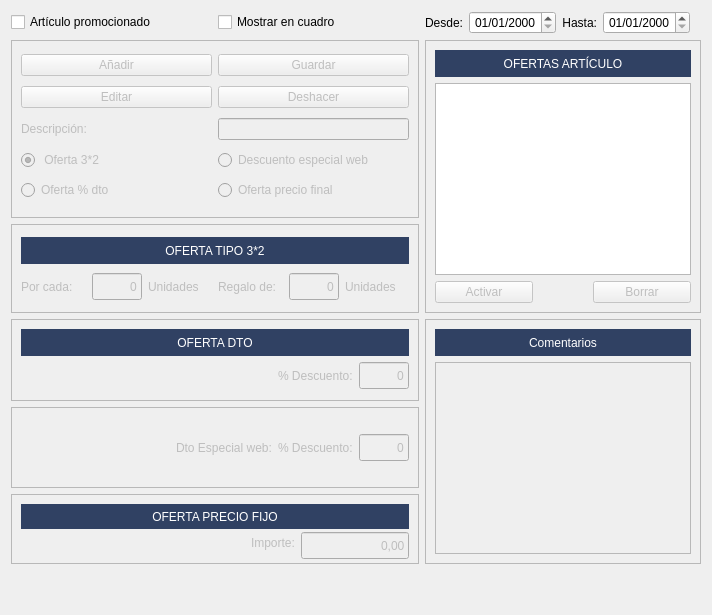
         <widget class="QWidget" name="tab_promociones">
          <attribute name="title">
           <string>Promociones artículo</string>
          </attribute>
          <layout class="QGridLayout" name="gridLayout_39">
           <item row="0" column="0">
            <widget class="QCheckBox" name="chkArticulo_promocionado">
             <property name="text">
              <string>Artículo promocionado</string>
             </property>
            </widget>
           </item>
           <item row="6" column="0" colspan="2">
            <widget class="QFrame" name="frame_pvp_fijo">
             <property name="enabled">
              <bool>false</bool>
             </property>
             <property name="maximumSize">
              <size>
               <width>16777215</width>
               <height>70</height>
              </size>
             </property>
             <property name="frameShape">
              <enum>QFrame::StyledPanel</enum>
             </property>
             <property name="frameShadow">
              <enum>QFrame::Raised</enum>
             </property>
             <layout class="QGridLayout" name="gridLayout_26">
              <item row="0" column="0" colspan="3">
               <widget class="QLabel" name="label_63">
                <property name="minimumSize">
                 <size>
                  <width>0</width>
                  <height>25</height>
                 </size>
                </property>
                <property name="maximumSize">
                 <size>
                  <width>16777215</width>
                  <height>27</height>
                 </size>
                </property>
                <property name="styleSheet">
                 <string notr="true">background-color: #304163;
color: rgb(255, 255, 255);</string>
                </property>
                <property name="text">
                 <string>OFERTA PRECIO FIJO</string>
                </property>
                <property name="alignment">
                 <set>Qt::AlignCenter</set>
                </property>
               </widget>
              </item>
              <item row="1" column="0">
               <spacer name="horizontalSpacer_7">
                <property name="orientation">
                 <enum>Qt::Horizontal</enum>
                </property>
                <property name="sizeHint" stdset="0">
                 <size>
                  <width>224</width>
                  <height>20</height>
                 </size>
                </property>
               </spacer>
              </item>
              <item row="1" column="1">
               <widget class="QLabel" name="lbl_oferta_importe">
                <property name="text">
                 <string>Importe:</string>
                </property>
               </widget>
              </item>
              <item row="1" column="2">
               <widget class="QLineEdit" name="txtoferta_pvp_fijo">
                <property name="minimumSize">
                 <size>
                  <width>0</width>
                  <height>27</height>
                 </size>
                </property>
                <property name="maximumSize">
                 <size>
                  <width>110</width>
                  <height>27</height>
                 </size>
                </property>
                <property name="text">
                 <string>0,00</string>
                </property>
                <property name="alignment">
                 <set>Qt::AlignRight|Qt::AlignTrailing|Qt::AlignVCenter</set>
                </property>
               </widget>
              </item>
             </layout>
            </widget>
           </item>
           <item row="3" column="0" colspan="2">
            <widget class="QFrame" name="frame_tipo_32">
             <property name="enabled">
              <bool>false</bool>
             </property>
             <property name="frameShape">
              <enum>QFrame::StyledPanel</enum>
             </property>
             <property name="frameShadow">
              <enum>QFrame::Raised</enum>
             </property>
             <layout class="QGridLayout" name="gridLayout_24">
              <item row="1" column="0">
               <widget class="QLabel" name="lbl_por_cada">
                <property name="enabled">
                 <bool>false</bool>
                </property>
                <property name="maximumSize">
                 <size>
                  <width>16777215</width>
                  <height>27</height>
                 </size>
                </property>
                <property name="text">
                 <string>Por cada: </string>
                </property>
               </widget>
              </item>
              <item row="1" column="1">
               <widget class="QLineEdit" name="txtOferta_por_cada">
                <property name="enabled">
                 <bool>false</bool>
                </property>
                <property name="minimumSize">
                 <size>
                  <width>0</width>
                  <height>27</height>
                 </size>
                </property>
                <property name="maximumSize">
                 <size>
                  <width>50</width>
                  <height>27</height>
                 </size>
                </property>
                <property name="text">
                 <string>0</string>
                </property>
                <property name="alignment">
                 <set>Qt::AlignRight|Qt::AlignTrailing|Qt::AlignVCenter</set>
                </property>
               </widget>
              </item>
              <item row="1" column="2">
               <widget class="QLabel" name="lbl_unidades">
                <property name="enabled">
                 <bool>false</bool>
                </property>
                <property name="maximumSize">
                 <size>
                  <width>16777215</width>
                  <height>27</height>
                 </size>
                </property>
                <property name="text">
                 <string>Unidades</string>
                </property>
               </widget>
              </item>
              <item row="1" column="3">
               <widget class="QLabel" name="lbl_regalo_de">
                <property name="enabled">
                 <bool>false</bool>
                </property>
                <property name="maximumSize">
                 <size>
                  <width>16777215</width>
                  <height>27</height>
                 </size>
                </property>
                <property name="text">
                 <string>Regalo de:</string>
                </property>
               </widget>
              </item>
              <item row="1" column="4">
               <widget class="QLineEdit" name="txtOfertaregalo_de">
                <property name="enabled">
                 <bool>false</bool>
                </property>
                <property name="minimumSize">
                 <size>
                  <width>0</width>
                  <height>27</height>
                 </size>
                </property>
                <property name="maximumSize">
                 <size>
                  <width>50</width>
                  <height>27</height>
                 </size>
                </property>
                <property name="text">
                 <string>0</string>
                </property>
                <property name="alignment">
                 <set>Qt::AlignRight|Qt::AlignTrailing|Qt::AlignVCenter</set>
                </property>
               </widget>
              </item>
              <item row="1" column="5">
               <widget class="QLabel" name="lbl_unidades_2">
                <property name="enabled">
                 <bool>false</bool>
                </property>
                <property name="maximumSize">
                 <size>
                  <width>16777215</width>
                  <height>27</height>
                 </size>
                </property>
                <property name="text">
                 <string>Unidades</string>
                </property>
               </widget>
              </item>
              <item row="0" column="0" colspan="6">
               <widget class="QLabel" name="label_57">
                <property name="enabled">
                 <bool>false</bool>
                </property>
                <property name="minimumSize">
                 <size>
                  <width>0</width>
                  <height>27</height>
                 </size>
                </property>
                <property name="maximumSize">
                 <size>
                  <width>16777215</width>
                  <height>27</height>
                 </size>
                </property>
                <property name="styleSheet">
                 <string notr="true">background-color: #304163;
color: rgb(255, 255, 255);</string>
                </property>
                <property name="text">
                 <string>OFERTA TIPO 3*2</string>
                </property>
                <property name="alignment">
                 <set>Qt::AlignCenter</set>
                </property>
               </widget>
              </item>
             </layout>
            </widget>
           </item>
           <item row="0" column="5">
            <widget class="QDateEdit" name="txtOferta_Fecha_fin">
             <property name="alignment">
              <set>Qt::AlignRight|Qt::AlignTrailing|Qt::AlignVCenter</set>
             </property>
             <property name="displayFormat">
              <string>dd/MM/yyyy</string>
             </property>
            </widget>
           </item>
           <item row="7" column="0">
            <spacer name="verticalSpacer_3">
             <property name="orientation">
              <enum>Qt::Vertical</enum>
             </property>
             <property name="sizeHint" stdset="0">
              <size>
               <width>20</width>
               <height>40</height>
              </size>
             </property>
            </spacer>
           </item>
           <item row="0" column="3">
            <widget class="QDateEdit" name="txtOferta_Fecha_ini">
             <property name="alignment">
              <set>Qt::AlignRight|Qt::AlignTrailing|Qt::AlignVCenter</set>
             </property>
             <property name="displayFormat">
              <string>dd/MM/yyyy</string>
             </property>
            </widget>
           </item>
           <item row="4" column="0" colspan="2">
            <widget class="QFrame" name="frame_dto">
             <property name="enabled">
              <bool>false</bool>
             </property>
             <property name="frameShape">
              <enum>QFrame::StyledPanel</enum>
             </property>
             <property name="frameShadow">
              <enum>QFrame::Raised</enum>
             </property>
             <layout class="QGridLayout" name="gridLayout_25">
              <item row="0" column="0" colspan="3">
               <widget class="QLabel" name="label_61">
                <property name="minimumSize">
                 <size>
                  <width>0</width>
                  <height>27</height>
                 </size>
                </property>
                <property name="maximumSize">
                 <size>
                  <width>16777215</width>
                  <height>27</height>
                 </size>
                </property>
                <property name="styleSheet">
                 <string notr="true">background-color: #304163;
color: rgb(255, 255, 255);</string>
                </property>
                <property name="text">
                 <string>OFERTA DTO</string>
                </property>
                <property name="alignment">
                 <set>Qt::AlignCenter</set>
                </property>
               </widget>
              </item>
              <item row="1" column="0">
               <spacer name="horizontalSpacer_5">
                <property name="orientation">
                 <enum>Qt::Horizontal</enum>
                </property>
                <property name="sizeHint" stdset="0">
                 <size>
                  <width>249</width>
                  <height>20</height>
                 </size>
                </property>
               </spacer>
              </item>
              <item row="1" column="1">
               <widget class="QLabel" name="lbl_oferta_dto">
                <property name="text">
                 <string>% Descuento:</string>
                </property>
               </widget>
              </item>
              <item row="1" column="2">
               <widget class="QLineEdit" name="txtOfertaDtoOferta">
                <property name="minimumSize">
                 <size>
                  <width>0</width>
                  <height>27</height>
                 </size>
                </property>
                <property name="maximumSize">
                 <size>
                  <width>50</width>
                  <height>27</height>
                 </size>
                </property>
                <property name="text">
                 <string>0</string>
                </property>
                <property name="alignment">
                 <set>Qt::AlignRight|Qt::AlignTrailing|Qt::AlignVCenter</set>
                </property>
               </widget>
              </item>
             </layout>
            </widget>
           </item>
           <item row="5" column="0" colspan="2">
            <widget class="QFrame" name="frame_ofertaweb">
             <property name="enabled">
              <bool>false</bool>
             </property>
             <property name="minimumSize">
              <size>
               <width>0</width>
               <height>49</height>
              </size>
             </property>
             <property name="frameShape">
              <enum>QFrame::StyledPanel</enum>
             </property>
             <property name="frameShadow">
              <enum>QFrame::Raised</enum>
             </property>
             <layout class="QHBoxLayout" name="horizontalLayout">
              <item>
               <spacer name="horizontalSpacer_8">
                <property name="orientation">
                 <enum>Qt::Horizontal</enum>
                </property>
                <property name="sizeHint" stdset="0">
                 <size>
                  <width>40</width>
                  <height>20</height>
                 </size>
                </property>
               </spacer>
              </item>
              <item>
               <widget class="QLabel" name="lbl_dto_web">
                <property name="text">
                 <string>Dto Especial web:</string>
                </property>
               </widget>
              </item>
              <item>
               <widget class="QLabel" name="lbl_dto_web2">
                <property name="text">
                 <string>% Descuento:</string>
                </property>
               </widget>
              </item>
              <item>
               <widget class="QLineEdit" name="txtOferta_dto_web">
                <property name="minimumSize">
                 <size>
                  <width>0</width>
                  <height>27</height>
                 </size>
                </property>
                <property name="maximumSize">
                 <size>
                  <width>50</width>
                  <height>27</height>
                 </size>
                </property>
                <property name="text">
                 <string>0</string>
                </property>
                <property name="alignment">
                 <set>Qt::AlignRight|Qt::AlignTrailing|Qt::AlignVCenter</set>
                </property>
               </widget>
              </item>
             </layout>
            </widget>
           </item>
           <item row="0" column="4">
            <widget class="QLabel" name="label_68">
             <property name="text">
              <string>Hasta:</string>
             </property>
             <property name="alignment">
              <set>Qt::AlignRight|Qt::AlignTrailing|Qt::AlignVCenter</set>
             </property>
            </widget>
           </item>
           <item row="0" column="2">
            <widget class="QLabel" name="label_21">
             <property name="text">
              <string>Desde:</string>
             </property>
             <property name="alignment">
              <set>Qt::AlignRight|Qt::AlignTrailing|Qt::AlignVCenter</set>
             </property>
            </widget>
           </item>
           <item row="0" column="1">
            <widget class="QCheckBox" name="chkMostrar_en_cuadro">
             <property name="text">
              <string>Mostrar en cuadro</string>
             </property>
            </widget>
           </item>
           <item row="1" column="0" rowspan="2" colspan="2">
            <widget class="QFrame" name="framePromocion">
             <property name="enabled">
              <bool>false</bool>
             </property>
             <property name="frameShape">
              <enum>QFrame::StyledPanel</enum>
             </property>
             <property name="frameShadow">
              <enum>QFrame::Raised</enum>
             </property>
             <layout class="QGridLayout" name="gridLayout_34">
              <item row="3" column="0">
               <widget class="QLabel" name="lblDescripcion_oferta">
                <property name="enabled">
                 <bool>false</bool>
                </property>
                <property name="text">
                 <string>Descripción:</string>
                </property>
               </widget>
              </item>
              <item row="3" column="1">
               <widget class="QLineEdit" name="txtOferta_Descripcion_promocion">
                <property name="enabled">
                 <bool>false</bool>
                </property>
                <property name="mandatoryField" stdset="0">
                 <bool>false</bool>
                </property>
               </widget>
              </item>
              <item row="0" column="0">
               <widget class="QPushButton" name="btnAnadir_oferta">
                <property name="enabled">
                 <bool>false</bool>
                </property>
                <property name="sizePolicy">
                 <sizepolicy hsizetype="Expanding" vsizetype="Fixed">
                  <horstretch>0</horstretch>
                  <verstretch>0</verstretch>
                 </sizepolicy>
                </property>
                <property name="text">
                 <string>Añadir</string>
                </property>
                <property name="icon">
                 <iconset resource="../maya.qrc">
                  <normaloff>:/Icons/PNG/add.png</normaloff>:/Icons/PNG/add.png</iconset>
                </property>
               </widget>
              </item>
              <item row="1" column="0">
               <widget class="QPushButton" name="btnEditarOferta">
                <property name="enabled">
                 <bool>false</bool>
                </property>
                <property name="sizePolicy">
                 <sizepolicy hsizetype="Expanding" vsizetype="Fixed">
                  <horstretch>0</horstretch>
                  <verstretch>0</verstretch>
                 </sizepolicy>
                </property>
                <property name="text">
                 <string>Editar</string>
                </property>
                <property name="icon">
                 <iconset resource="../maya.qrc">
                  <normaloff>:/Icons/PNG/edit.png</normaloff>:/Icons/PNG/edit.png</iconset>
                </property>
               </widget>
              </item>
              <item row="0" column="1">
               <widget class="QPushButton" name="btnguardar_oferta">
                <property name="enabled">
                 <bool>false</bool>
                </property>
                <property name="text">
                 <string>Guardar</string>
                </property>
                <property name="icon">
                 <iconset resource="../maya.qrc">
                  <normaloff>:/Icons/PNG/Save.png</normaloff>:/Icons/PNG/Save.png</iconset>
                </property>
               </widget>
              </item>
              <item row="1" column="1">
               <widget class="QPushButton" name="btnDeshacer_oferta">
                <property name="enabled">
                 <bool>false</bool>
                </property>
                <property name="text">
                 <string>Deshacer</string>
                </property>
                <property name="icon">
                 <iconset resource="../maya.qrc">
                  <normaloff>:/Icons/PNG/undo.png</normaloff>:/Icons/PNG/undo.png</iconset>
                </property>
               </widget>
              </item>
              <item row="4" column="0">
               <widget class="QRadioButton" name="chkOferta_32">
                <property name="styleSheet">
                 <string notr="true"/>
                </property>
                <property name="text">
                 <string> Oferta 3*2</string>
                </property>
                <property name="checkable">
                 <bool>true</bool>
                </property>
                <property name="checked">
                 <bool>true</bool>
                </property>
               </widget>
              </item>
              <item row="4" column="1">
               <widget class="QRadioButton" name="chkOferta_web">
                <property name="styleSheet">
                 <string notr="true"/>
                </property>
                <property name="text">
                 <string>Descuento especial web</string>
                </property>
               </widget>
              </item>
              <item row="5" column="0">
               <widget class="QRadioButton" name="chkOferta_dto">
                <property name="enabled">
                 <bool>false</bool>
                </property>
                <property name="styleSheet">
                 <string notr="true"/>
                </property>
                <property name="text">
                 <string>Oferta % dto</string>
                </property>
                <property name="checked">
                 <bool>false</bool>
                </property>
               </widget>
              </item>
              <item row="5" column="1">
               <widget class="QRadioButton" name="chkOferta_pvp">
                <property name="styleSheet">
                 <string notr="true"/>
                </property>
                <property name="text">
                 <string>Oferta precio final</string>
                </property>
               </widget>
              </item>
             </layout>
            </widget>
           </item>
           <item row="4" column="2" rowspan="3" colspan="5">
            <widget class="QFrame" name="frame_comentarios">
             <property name="enabled">
              <bool>false</bool>
             </property>
             <property name="frameShape">
              <enum>QFrame::StyledPanel</enum>
             </property>
             <property name="frameShadow">
              <enum>QFrame::Raised</enum>
             </property>
             <layout class="QGridLayout" name="gridLayout_27">
              <item row="2" column="0">
               <widget class="QTextEdit" name="txtOferta_comentarios_promocion"/>
              </item>
              <item row="1" column="0">
               <widget class="QLabel" name="label_65">
                <property name="minimumSize">
                 <size>
                  <width>0</width>
                  <height>27</height>
                 </size>
                </property>
                <property name="styleSheet">
                 <string notr="true">background-color: #304163;
color: rgb(255, 255, 255);</string>
                </property>
                <property name="text">
                 <string>Comentarios</string>
                </property>
                <property name="alignment">
                 <set>Qt::AlignCenter</set>
                </property>
               </widget>
              </item>
             </layout>
            </widget>
           </item>
           <item row="1" column="2" rowspan="3" colspan="5">
            <widget class="QFrame" name="frame_tabla_ofertas">
             <property name="frameShape">
              <enum>QFrame::StyledPanel</enum>
             </property>
             <property name="frameShadow">
              <enum>QFrame::Raised</enum>
             </property>
             <layout class="QGridLayout" name="gridLayout_9">
              <item row="0" column="0">
               <layout class="QGridLayout" name="gridLayout_6">
                <item row="1" column="0" colspan="5">
                 <widget class="QTableView" name="tabla_ofertas">
                  <property name="alternatingRowColors">
                   <bool>true</bool>
                  </property>
                  <property name="selectionMode">
                   <enum>QAbstractItemView::SingleSelection</enum>
                  </property>
                  <property name="selectionBehavior">
                   <enum>QAbstractItemView::SelectRows</enum>
                  </property>
                  <attribute name="horizontalHeaderStretchLastSection">
                   <bool>true</bool>
                  </attribute>
                  <attribute name="verticalHeaderVisible">
                   <bool>false</bool>
                  </attribute>
                 </widget>
                </item>
                <item row="0" column="0" colspan="5">
                 <widget class="QLabel" name="label_72">
                  <property name="minimumSize">
                   <size>
                    <width>0</width>
                    <height>27</height>
                   </size>
                  </property>
                  <property name="styleSheet">
                   <string notr="true">background-color: #304163;
color: rgb(255, 255, 255);</string>
                  </property>
                  <property name="text">
                   <string>OFERTAS ARTÍCULO</string>
                  </property>
                  <property name="alignment">
                   <set>Qt::AlignCenter</set>
                  </property>
                 </widget>
                </item>
                <item row="2" column="3" colspan="2">
                 <widget class="QPushButton" name="btnBorrar_oferta">
                  <property name="enabled">
                   <bool>false</bool>
                  </property>
                  <property name="sizePolicy">
                   <sizepolicy hsizetype="Expanding" vsizetype="Fixed">
                    <horstretch>0</horstretch>
                    <verstretch>0</verstretch>
                   </sizepolicy>
                  </property>
                  <property name="text">
                   <string>Borrar</string>
                  </property>
                  <property name="icon">
                   <iconset resource="../maya.qrc">
                    <normaloff>:/Icons/PNG/borrar.png</normaloff>:/Icons/PNG/borrar.png</iconset>
                  </property>
                 </widget>
                </item>
                <item row="2" column="0" colspan="2">
                 <widget class="QPushButton" name="btnActivarOferta">
                  <property name="enabled">
                   <bool>false</bool>
                  </property>
                  <property name="text">
                   <string>Activar</string>
                  </property>
                  <property name="icon">
                   <iconset resource="../maya.qrc">
                    <normaloff>:/Icons/PNG/OK.png</normaloff>:/Icons/PNG/OK.png</iconset>
                  </property>
                 </widget>
                </item>
               </layout>
              </item>
             </layout>
            </widget>
           </item>
          </layout>
         </widget>
